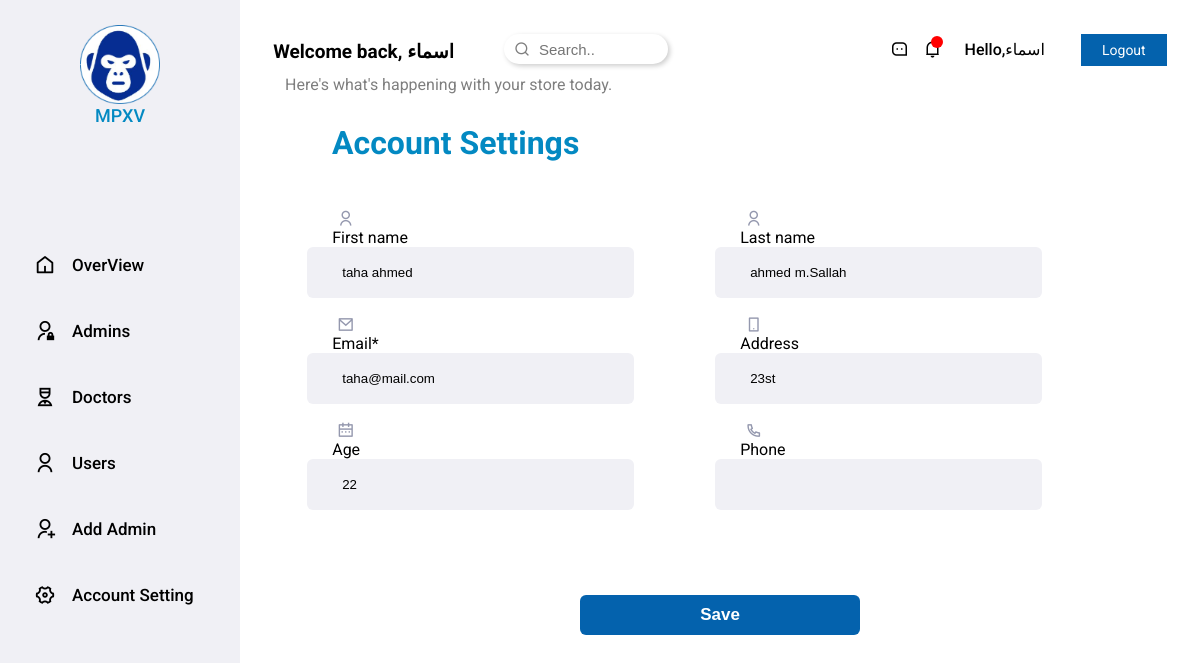
/accounts/edit/taha/ (signed in), run on an earlier commit of the app's database.
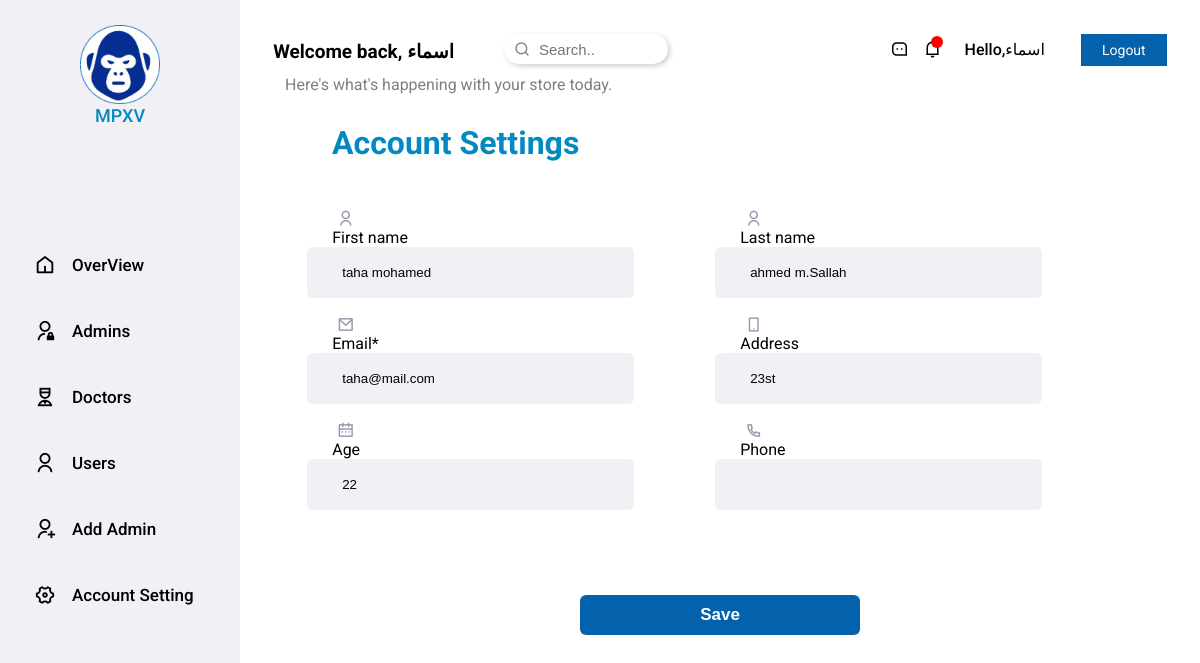
And on a later commit of the database.
### accounts/models.py (models this page shows, shortened)
class CustomUser(AbstractUser):
    email = models.EmailField(unique=True)
    USERNAME_FIELD = 'email'
    REQUIRED_FIELDS = ['username']
    is_doctor = models.BooleanField(default=False)
    is_admmin = models.BooleanField(default=False)
    is_user = models.BooleanField(default=False)
    image = models.ImageField(upload_to=image_upload, blank=True, null=True)
    age = models.PositiveIntegerField(null=True, blank=True)
    slug = models.SlugField(blank=True, null=True)
    address =models.CharField(max_length=50, blank=True, null=True)
    phone = models.CharField(max_length=11, null=True, blank=True)
    verify_image=models.BooleanField(default=False)
    rate1=models.BooleanField(default=False)
    rate2=models.BooleanField(default=False)
    rate3=models.BooleanField(default=False)
    rate4=models.BooleanField(default=False)
    rate5=models.BooleanField(default=False)

### accounts/views.py (the view, shortened to what this page needs)
# urls.py: path("edit/<str:slug>/",AdminUpdateView.as_view(),name="edit"),
class AdminUpdateView(LoginRequiredMixin,UpdateView):
    model = CustomUser
    template_name = "roles/acc-settings.html"
    fields = ['first_name', 'last_name', 'email','age','address','phone']

### accounts/templates/roles/acc-settings.html (shortened to what this page needs)
{% extends 'roles/dashboard.html' %}
{% load static %}
{% load bootstrap4 %}
{% load crispy_forms_tags %}
{% block content %}
        <form method="post" >
            <h1 id="acc-set">Account Settings</h1>
            <div class="acc-set-grid">
                <div class="left-side">
                    <div class="input-f">
                        <i class="ri-user-line"></i>
                        {{form.first_name|as_crispy_field }}
                    </div>
                    <div class="input-f">
                        <i class="ri-mail-line"></i>
                        {{form.email|as_crispy_field }}
                    </div>
                    <div class="input-f">
                        <i class="ri-calendar-2-line"></i>
                        {{form.age|as_crispy_field }}
                    </div>
                </div>
                <div class="right-side">
                    <div class="input-f">
                        <i class="ri-user-line"></i>
                        {{form.last_name|as_crispy_field }}
                    </div>
                    <div class="input-f">
                        <i class="ri-smartphone-line"></i>
                        {{form.address|as_crispy_field }}
                    </div>
                    <div class="input-f">
                        <i class="ri-phone-line"></i>
                        {{form.phone|as_crispy_field }}
                    </div>
                </div>
            </div>
            <div class="save">
                <input type="submit" value="Save">
            </div>
        </form>
{% endblock content %}

What changed in the data, as far as the page shows it:
changed CustomUser "taha@mail.com": first_name "taha ahmed" → "taha mohamed"
